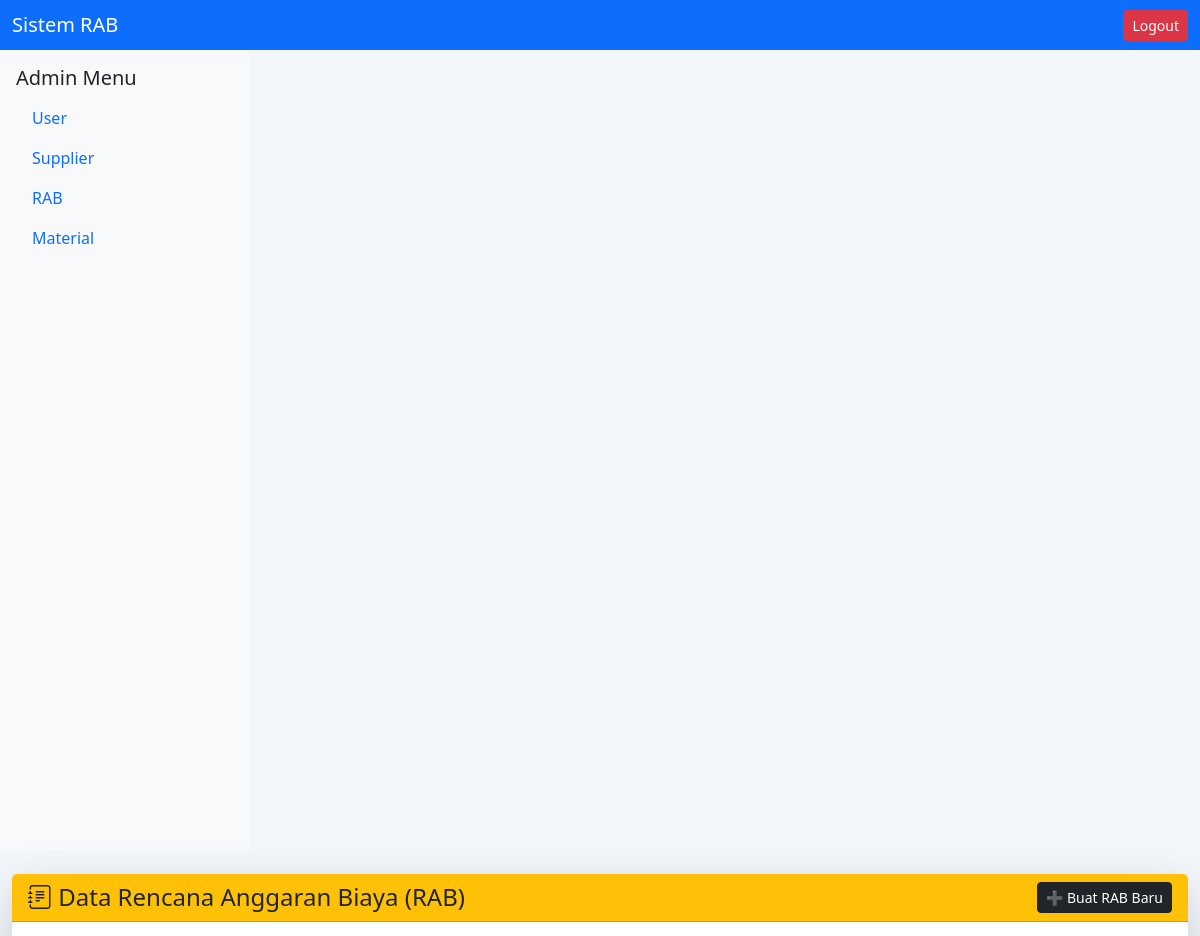
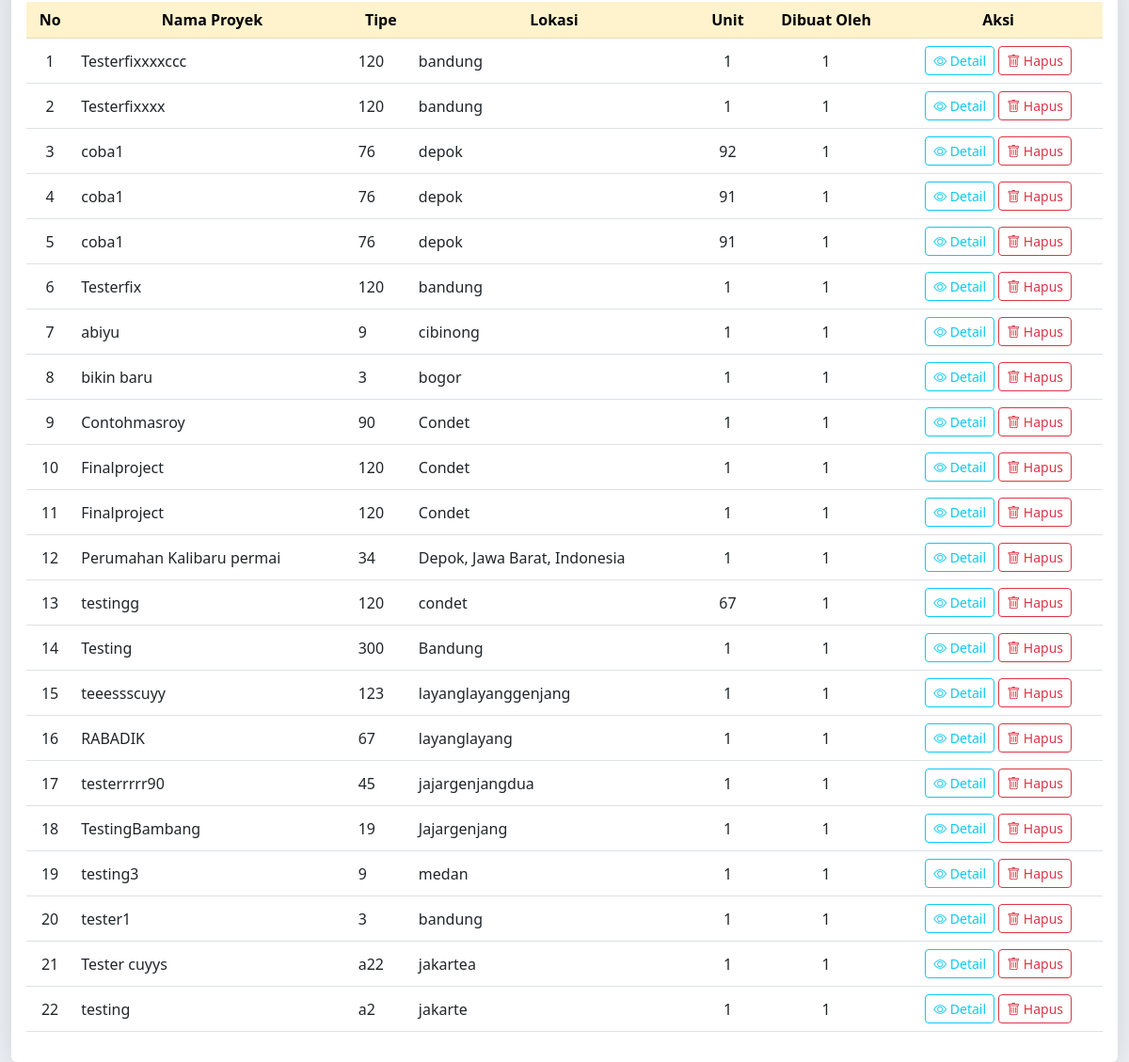
Screenshot of /rab/rab.php (signed in) with the database file from the repository (2 pictures, top to bottom).
### tables this page shows
CREATE TABLE `rab` (
  `id_rab` varchar(50) NOT NULL,
  `parent_id` varchar(50) DEFAULT NULL,
  `id_user` int(11) DEFAULT NULL,
  `project_name` varchar(100) DEFAULT NULL,
  `unit` int(11) DEFAULT NULL,
  `type` varchar(50) DEFAULT NULL,
  `location` varchar(100) DEFAULT NULL,
  `notes` text DEFAULT NULL,
  `additional_info` text DEFAULT NULL,
  `jumlahTotal` int(11) DEFAULT 0,
  `pembulatan` int(11) DEFAULT 0,
  `permeterpersegi` int(11) DEFAULT 0,
  `timestamps` timestamp NOT NULL DEFAULT current_timestamp(),
  `created_at` timestamp NOT NULL DEFAULT current_timestamp(),
  `version_created_at` datetime DEFAULT current_timestamp()
);

### rab/rab.php (the view, shortened to what this page needs)
<?php
include '../config/database.php';
include '../partials/header.php';
include '../partials/sidebar.php';
$result = mysqli_query($conn, "SELECT * FROM rab ORDER BY created_at DESC");
?>
<!DOCTYPE html>
<html lang="id">
<head>
  <link href="https://cdn.jsdelivr.net/npm/bootstrap@5.3.0/dist/css/bootstrap.min.css" rel="stylesheet">
  <link href="https://cdn.jsdelivr.net/npm/bootstrap-icons@1.11.1/font/bootstrap-icons.css" rel="stylesheet">
</head>
<body style="background-color:#f3f6fa;">
<div class="container-fluid mt-4">
  <div class="card shadow-lg border-0">
    <div class="card-header bg-warning text-dark d-flex justify-content-between align-items-center">
      <h4 class="mb-0"><i class="bi bi-journal-text"></i> Data Rencana Anggaran Biaya (RAB)</h4>
      <a href="createrab.php" class="btn btn-dark btn-sm">
        ➕ Buat RAB Baru
      </a>
    </div>
    <div class="card-body">
      <div class="table-responsive">
        <table class="table table-hover align-middle">
          <thead class="table-warning text-center">
            <tr>
              <th>No</th>
              <th>Nama Proyek</th>
              <th>Tipe</th>
              <th>Lokasi</th>
              <th>Unit</th>
              <th>Dibuat Oleh</th>
              <th>Aksi</th>
            </tr>
          </thead>
          <tbody>
            <?php $no=1; while($r=mysqli_fetch_assoc($result)): ?>
              <tr>
                <td class="text-center"><?= $no++ ?></td>
                <td><?= htmlspecialchars($r['project_name']) ?></td>
                <td><?= htmlspecialchars($r['type']) ?></td>
                <td><?= htmlspecialchars($r['location']) ?></td>
                <td class="text-center"><?= $r['unit'] ?></td>
                <td class="text-center"><?= $r['id_user'] ?></td>
                <td class="text-center">
                  <a href="detailrab.php?id=<?= $r['id_rab'] ?>" class="btn btn-sm btn-outline-info">
                    <i class="bi bi-eye"></i> Detail
                  </a>
                  <a href="?delete=<?= $r['id_rab'] ?>"
                     onclick="return confirm('Hapus RAB ini?')"
                     class="btn btn-sm btn-outline-danger">
                     <i class="bi bi-trash"></i> Hapus
                  </a>
                </td>
              </tr>
            <?php endwhile; ?>
          </tbody>
        </table>
      </div>
    </div>
  </div>
</div>
</body>
</html>

### rows the page displays
rab: project_name "Testerfixxxxccc", type "120", location "bandung", unit "1", id_user "1"
rab: project_name "Testerfixxxx", type "120", location "bandung", unit "1", id_user "1"
rab: project_name "coba1", type "76", location "depok", unit "92", id_user "1"
rab: project_name "coba1", type "76", location "depok", unit "91", id_user "1"
rab: project_name "coba1", type "76", location "depok", unit "91", id_user "1"
rab: project_name "Testerfix", type "120", location "bandung", unit "1", id_user "1"
rab: project_name "abiyu", type "9", location "cibinong", unit "1", id_user "1"
rab: project_name "bikin baru", type "3", location "bogor", unit "1", id_user "1"
rab: project_name "Contohmasroy", type "90", location "Condet", unit "1", id_user "1"
rab: project_name "Finalproject", type "120", location "Condet", unit "1", id_user "1"
rab: project_name "Finalproject", type "120", location "Condet", unit "1", id_user "1"
rab: project_name "Perumahan Kalibaru permai", type "34", location "Depok, Jawa Barat, Indonesia", unit "1", id_user "1"
rab: project_name "testingg", type "120", location "condet", unit "67", id_user "1"
rab: project_name "Testing", type "300", location "Bandung", unit "1", id_user "1"
rab: project_name "teeessscuyy", type "123", location "layanglayanggenjang", unit "1", id_user "1"
rab: project_name "RABADIK", type "67", location "layanglayang", unit "1", id_user "1"
rab: project_name "testerrrrr90", type "45", location "jajargenjangdua", unit "1", id_user "1"
rab: project_name "TestingBambang", type "19", location "Jajargenjang", unit "1", id_user "1"
rab: project_name "testing3", type "9", location "medan", unit "1", id_user "1"
rab: project_name "tester1", type "3", location "bandung", unit "1", id_user "1"
rab: project_name "Tester cuyys", type "a22", location "jakartea", unit "1", id_user "1"
rab: project_name "testing", type "a2", location "jakarte", unit "1", id_user "1"

### other values shown
$role "Admin"
